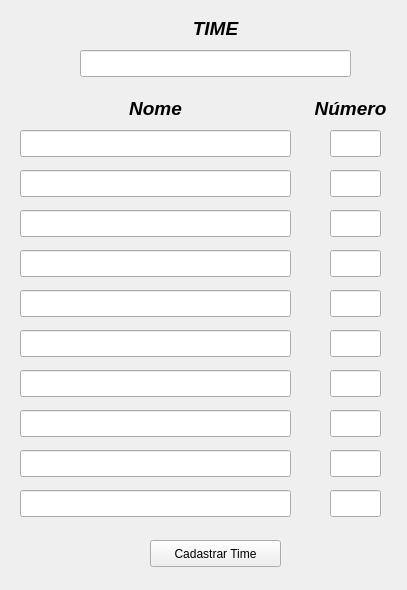
<?xml version="1.0" encoding="UTF-8"?>
<ui version="4.0">
 <class>addteam</class>
 <widget class="QWidget" name="addteam">
  <property name="geometry">
   <rect>
    <x>0</x>
    <y>0</y>
    <width>407</width>
    <height>590</height>
   </rect>
  </property>
  <property name="windowTitle">
   <string>Cadastro</string>
  </property>
  <property name="windowIcon">
   <iconset>
    <normaloff>favicon.ico</normaloff>favicon.ico</iconset>
  </property>
  <widget class="QLineEdit" name="ateamname">
   <property name="geometry">
    <rect>
     <x>80</x>
     <y>50</y>
     <width>271</width>
     <height>27</height>
    </rect>
   </property>
   <property name="text">
    <string/>
   </property>
  </widget>
  <widget class="QLabel" name="label">
   <property name="geometry">
    <rect>
     <x>20</x>
     <y>100</y>
     <width>271</width>
     <height>17</height>
    </rect>
   </property>
   <property name="font">
    <font>
     <pointsize>14</pointsize>
     <weight>75</weight>
     <italic>true</italic>
     <bold>true</bold>
    </font>
   </property>
   <property name="text">
    <string>Nome</string>
   </property>
   <property name="alignment">
    <set>Qt::AlignCenter</set>
   </property>
  </widget>
  <widget class="QLabel" name="label_2">
   <property name="geometry">
    <rect>
     <x>300</x>
     <y>100</y>
     <width>101</width>
     <height>17</height>
    </rect>
   </property>
   <property name="font">
    <font>
     <pointsize>14</pointsize>
     <weight>75</weight>
     <italic>true</italic>
     <bold>true</bold>
    </font>
   </property>
   <property name="text">
    <string>Número</string>
   </property>
   <property name="alignment">
    <set>Qt::AlignCenter</set>
   </property>
  </widget>
  <widget class="QLineEdit" name="name1">
   <property name="geometry">
    <rect>
     <x>20</x>
     <y>130</y>
     <width>271</width>
     <height>27</height>
    </rect>
   </property>
  </widget>
  <widget class="QLineEdit" name="number1">
   <property name="geometry">
    <rect>
     <x>330</x>
     <y>130</y>
     <width>51</width>
     <height>27</height>
    </rect>
   </property>
  </widget>
  <widget class="QLineEdit" name="name2">
   <property name="geometry">
    <rect>
     <x>20</x>
     <y>170</y>
     <width>271</width>
     <height>27</height>
    </rect>
   </property>
  </widget>
  <widget class="QLineEdit" name="number2">
   <property name="geometry">
    <rect>
     <x>330</x>
     <y>170</y>
     <width>51</width>
     <height>27</height>
    </rect>
   </property>
  </widget>
  <widget class="QLineEdit" name="name3">
   <property name="geometry">
    <rect>
     <x>20</x>
     <y>210</y>
     <width>271</width>
     <height>27</height>
    </rect>
   </property>
  </widget>
  <widget class="QLineEdit" name="number3">
   <property name="geometry">
    <rect>
     <x>330</x>
     <y>210</y>
     <width>51</width>
     <height>27</height>
    </rect>
   </property>
  </widget>
  <widget class="QLineEdit" name="name4">
   <property name="geometry">
    <rect>
     <x>20</x>
     <y>250</y>
     <width>271</width>
     <height>27</height>
    </rect>
   </property>
  </widget>
  <widget class="QLineEdit" name="number4">
   <property name="geometry">
    <rect>
     <x>330</x>
     <y>250</y>
     <width>51</width>
     <height>27</height>
    </rect>
   </property>
  </widget>
  <widget class="QLabel" name="label_3">
   <property name="geometry">
    <rect>
     <x>80</x>
     <y>20</y>
     <width>271</width>
     <height>17</height>
    </rect>
   </property>
   <property name="font">
    <font>
     <pointsize>14</pointsize>
     <weight>75</weight>
     <italic>true</italic>
     <bold>true</bold>
    </font>
   </property>
   <property name="text">
    <string>TIME</string>
   </property>
   <property name="alignment">
    <set>Qt::AlignCenter</set>
   </property>
  </widget>
  <widget class="QLineEdit" name="name5">
   <property name="geometry">
    <rect>
     <x>20</x>
     <y>290</y>
     <width>271</width>
     <height>27</height>
    </rect>
   </property>
  </widget>
  <widget class="QLineEdit" name="number5">
   <property name="geometry">
    <rect>
     <x>330</x>
     <y>290</y>
     <width>51</width>
     <height>27</height>
    </rect>
   </property>
  </widget>
  <widget class="QLineEdit" name="name6">
   <property name="geometry">
    <rect>
     <x>20</x>
     <y>330</y>
     <width>271</width>
     <height>27</height>
    </rect>
   </property>
  </widget>
  <widget class="QLineEdit" name="number6">
   <property name="geometry">
    <rect>
     <x>330</x>
     <y>330</y>
     <width>51</width>
     <height>27</height>
    </rect>
   </property>
  </widget>
  <widget class="QLineEdit" name="name7">
   <property name="geometry">
    <rect>
     <x>20</x>
     <y>370</y>
     <width>271</width>
     <height>27</height>
    </rect>
   </property>
  </widget>
  <widget class="QLineEdit" name="number7">
   <property name="geometry">
    <rect>
     <x>330</x>
     <y>370</y>
     <width>51</width>
     <height>27</height>
    </rect>
   </property>
  </widget>
  <widget class="QLineEdit" name="name8">
   <property name="geometry">
    <rect>
     <x>20</x>
     <y>410</y>
     <width>271</width>
     <height>27</height>
    </rect>
   </property>
  </widget>
  <widget class="QLineEdit" name="number8">
   <property name="geometry">
    <rect>
     <x>330</x>
     <y>410</y>
     <width>51</width>
     <height>27</height>
    </rect>
   </property>
  </widget>
  <widget class="QLineEdit" name="name9">
   <property name="geometry">
    <rect>
     <x>20</x>
     <y>450</y>
     <width>271</width>
     <height>27</height>
    </rect>
   </property>
  </widget>
  <widget class="QLineEdit" name="number9">
   <property name="geometry">
    <rect>
     <x>330</x>
     <y>450</y>
     <width>51</width>
     <height>27</height>
    </rect>
   </property>
  </widget>
  <widget class="QLineEdit" name="name10">
   <property name="geometry">
    <rect>
     <x>20</x>
     <y>490</y>
     <width>271</width>
     <height>27</height>
    </rect>
   </property>
  </widget>
  <widget class="QLineEdit" name="number10">
   <property name="geometry">
    <rect>
     <x>330</x>
     <y>490</y>
     <width>51</width>
     <height>27</height>
    </rect>
   </property>
  </widget>
  <widget class="QPushButton" name="btnaddteam">
   <property name="enabled">
    <bool>true</bool>
   </property>
   <property name="geometry">
    <rect>
     <x>150</x>
     <y>540</y>
     <width>131</width>
     <height>27</height>
    </rect>
   </property>
   <property name="cursor">
    <cursorShape>PointingHandCursor</cursorShape>
   </property>
   <property name="text">
    <string>Cadastrar Time</string>
   </property>
   <property name="checkable">
    <bool>false</bool>
   </property>
   <property name="default">
    <bool>false</bool>
   </property>
  </widget>
 </widget>
 <resources/>
 <connections/>
</ui>
